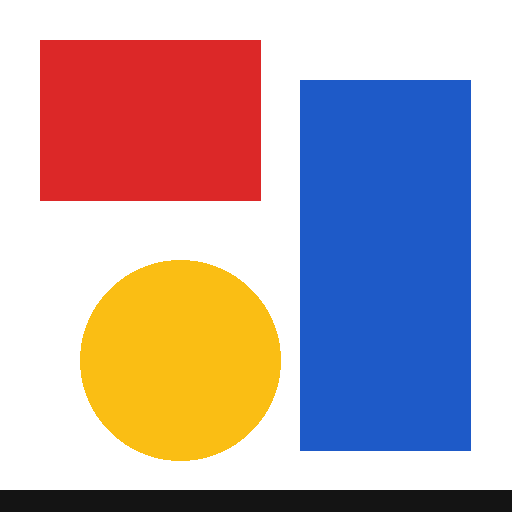
#> input picture samples/flat.png, 512 x 512 px; its folder holds only this picture in this run
$ python benchmark.py
#> lines starting #> are read from the running program, lines starting #| are printed output that depends on the picture
### huffman/image_io.py
"""Đọc/ghi ảnh bằng Pillow. Pillow chỉ dùng để lấy và ghi dãy byte pixel thô."""

from __future__ import annotations

from pathlib import Path

from PIL import Image

CHANNELS = {"L": 1, "RGB": 3, "RGBA": 4}
# Các chế độ chuyển sang RGBA mà không mất thông tin.
_LOSSLESS_TO_RGBA = {"P", "PA", "LA", "1"}


def load_image(path) -> tuple[str, int, int, bytes]:
    """Trả về (mode, width, height, pixels). Các kênh xen kẽ: R, G, B, R, G, B, ..."""
    with Image.open(path) as img:
        if getattr(img, "n_frames", 1) > 1:
            raise ValueError("Ảnh nhiều khung hình (ảnh động) chưa được hỗ trợ")
        if any(";16" in str(tile.args) for tile in img.tile):
            raise ValueError("Ảnh 16 bit/kênh chưa được hỗ trợ")
        if img.mode in _LOSSLESS_TO_RGBA:
            img = img.convert("RGBA")
        elif img.mode not in CHANNELS:
            raise ValueError(f"Chế độ ảnh {img.mode} chưa được hỗ trợ")
        return img.mode, img.width, img.height, img.tobytes()


# [5 lines left out: function save_image, not called in this run]

### huffman/codec.py
"""Ghép các phần: đọc ảnh -> (delta) -> Huffman -> file .huf, và chiều ngược lại."""

from __future__ import annotations

import math
import os
import time

from huffman.container import HEADER_SIZE, HufHeader, read_huf, write_huf
from huffman.core import build_codes, build_tree, count_frequencies, decode, encode
from huffman.delta import delta_decode, delta_encode
from huffman.image_io import CHANNELS, load_image, save_image


def _huffman_encode(data: bytes) -> tuple[list[int], dict[int, str], bytes, int]:
    """Đếm tần suất, dựng cây, sinh mã, mã hóa. Trả về (freqs, codes, payload, bit_length)."""
    freqs = count_frequencies(data)
    codes = build_codes(build_tree(freqs))
    payload, bit_length = encode(data, codes)
    return freqs, codes, payload, bit_length


# [20 lines left out: functions compress_file, decompress_file, not called in this run]


def _entropy(freqs: list[int], n: int) -> float:
    """Entropy Shannon H = -Σ p·log2(p), tính trên các tần suất khác 0 (bit/symbol)."""
    if n == 0:
        return 0.0
    return -sum(f / n * math.log2(f / n) for f in freqs if f)


def _describe(freqs: list[int], codes: dict[int, str], bit_length: int) -> tuple[float, float, int]:
    """Trả về (entropy, độ dài mã trung bình, kích thước file .huf)."""
    n = sum(freqs)
    avg = sum(f * len(codes[s]) for s, f in enumerate(freqs) if f) / n if n else 0.0
    return _entropy(freqs, n), avg, HEADER_SIZE + (bit_length + 7) // 8


def stats(input_path) -> dict:
    """Thống kê nén cho một ảnh, có và không có delta."""
    mode, width, height, pixels = load_image(input_path)
#> in load_image, img is the input picture: PIL image 512x512 RGB; mean R, G, B 185.1, 167.9, 174
    n = len(pixels)
    delta = delta_encode(pixels, width, CHANNELS[mode])

    t0 = time.perf_counter()
    freqs, codes, payload, bit_length = _huffman_encode(pixels)
    t1 = time.perf_counter()
    decode(payload, bit_length, build_tree(freqs))
    t2 = time.perf_counter()

    entropy, avg, huf = _describe(freqs, codes, bit_length)
    freqs_d, codes_d, _, bit_length_d = _huffman_encode(delta)
    entropy_d, avg_d, huf_d = _describe(freqs_d, codes_d, bit_length_d)
    return {
        "mode": mode,
        "width": width,
        "height": height,
        "raw_bytes": n,
        "file_bytes": os.path.getsize(input_path),
        "distinct_symbols": sum(1 for f in freqs if f),
        "entropy": entropy,
        "avg_code_length": avg,
        "huf_bytes": huf,
        "ratio": huf / n if n else 0.0,
        "entropy_delta": entropy_d,
        "avg_code_length_delta": avg_d,
        "huf_bytes_delta": huf_d,
        "ratio_delta": huf_d / n if n else 0.0,
        "encode_seconds": t1 - t0,
        "decode_seconds": t2 - t1,
    }

### huffman/delta.py
"""Biến đổi delta: thay mỗi byte bằng hiệu với cùng kênh của pixel bên trái.

Pixel kề nhau trong ảnh thường gần giống nhau, nên các hiệu tập trung quanh 0
và Huffman nén chúng tốt hơn. Phép biến đổi có phép ngược nên không mất dữ liệu.
"""


def _check(data: bytes, width: int, channels: int) -> int:
    stride = width * channels
    if stride <= 0 or len(data) % stride != 0:
        raise ValueError("Độ dài dữ liệu không là bội số của width * channels")
    return stride


def delta_encode(data: bytes, width: int, channels: int) -> bytes:
    """out[i] = (data[i] - data[i - channels]) mod 256; pixel đầu hàng giữ nguyên. Θ(N)."""
    stride = _check(data, width, channels)
    out = bytearray(data)
    for row in range(0, len(data), stride):
        for i in range(row + channels, row + stride):
            out[i] = (data[i] - data[i - channels]) & 0xFF
    return bytes(out)


# [8 lines left out: function delta_decode, not called in this run]

### huffman/core.py
"""Thuật toán Huffman làm việc trên dãy byte (không phụ thuộc vào ảnh)."""

from __future__ import annotations

import heapq
from itertools import chain
from dataclasses import dataclass


# _BYTE_BITS[b] là chuỗi 8 bit của byte b, ví dụ _BYTE_BITS[5] == "00000101".
_BYTE_BITS = [format(b, "08b") for b in range(256)]


@dataclass
class Node:
    """Một nút của cây Huffman. Lá có `symbol`, nút trong có `left`/`right`."""

    freq: int
    symbol: int | None = None
    left: Node | None = None
    right: Node | None = None


def count_frequencies(data: bytes) -> list[int]:
    """Đếm số lần xuất hiện của mỗi giá trị byte 0..255. Θ(N)."""
    freqs = [0] * 256
    for b in data:
        freqs[b] += 1
    return freqs


def build_tree(freqs: list[int]) -> Node | None:
    """Dựng cây Huffman bằng hàng đợi ưu tiên (heap). Θ(k log k).

    Lá được đưa vào heap theo thứ tự symbol tăng dần; `order` tăng dần giúp
    hai nút cùng tần suất luôn so sánh theo một thứ tự cố định, nên cùng một
    bảng tần suất luôn cho cùng một cây.
    """
    heap: list[tuple[int, int, Node]] = []
    order = 0
    for symbol, freq in enumerate(freqs):
        if freq > 0:
            heap.append((freq, order, Node(freq, symbol=symbol)))
            order += 1
    if not heap:
        return None
    heapq.heapify(heap)
    while len(heap) > 1:
        _, _, a = heapq.heappop(heap)
        _, _, b = heapq.heappop(heap)
        parent = Node(a.freq + b.freq, left=a, right=b)
        heapq.heappush(heap, (parent.freq, order, parent))
        order += 1
    return heap[0][2]


def build_codes(root: Node | None) -> dict[int, str]:
    """Duyệt cây để sinh mã: đi trái thêm '0', đi phải thêm '1'. Θ(tổng độ dài các mã)."""
    if root is None:
        return {}
    if root.symbol is not None:
        return {root.symbol: "0"}
    codes: dict[int, str] = {}
    stack: list[tuple[Node, str]] = [(root, "")]
    while stack:
        node, prefix = stack.pop()
        if node.symbol is not None:
            codes[node.symbol] = prefix
        else:
            stack.append((node.left, prefix + "0"))
            stack.append((node.right, prefix + "1"))
    return codes


def encode(data: bytes, codes: dict[int, str]) -> tuple[bytes, int]:
    """Thay mỗi byte bằng mã của nó. Trả về (payload, số bit thật).

    Byte cuối được đệm bit '0' bên phải cho đủ 8 bit. Θ(N · L̄).
    """
    bits = "".join(codes[b] for b in data)
    bit_length = len(bits)
    if bit_length == 0:
        return b"", 0
    padded = bits + "0" * (-bit_length % 8)
    return int(padded, 2).to_bytes(len(padded) // 8, "big"), bit_length


def decode(payload: bytes, bit_length: int, root: Node | None) -> bytes:
    """Đi từ gốc xuống theo từng bit, gặp lá thì ghi symbol và quay về gốc.

    Chỉ đọc `bit_length` bit đầu, bỏ qua bit đệm. Θ(N · L̄).
    """
    if root is None or bit_length == 0:
        return b""
    if root.symbol is not None:
        return bytes([root.symbol]) * bit_length
    # Duyệt từng byte qua bảng tra 8 bit, không tạo chuỗi bit lớn trong bộ nhớ.
    full, rest = divmod(bit_length, 8)
    tail = _BYTE_BITS[payload[full]][:rest] if rest else ""
    chunks = chain((_BYTE_BITS[byte] for byte in memoryview(payload)[:full]), (tail,))
    out = bytearray()
    node = root
    for chunk in chunks:
        for bit in chunk:
            node = node.left if bit == "0" else node.right
            if node.symbol is not None:
                out.append(node.symbol)
                node = root
    return bytes(out)

### scripts/benchmark.py
"""In bảng số liệu cho báo cáo: tỉ lệ nén trên ảnh mẫu và thời gian theo kích thước ảnh."""

from __future__ import annotations

import random
import sys
import tempfile
from pathlib import Path

ROOT = Path(__file__).resolve().parents[1]
sys.path.insert(0, str(ROOT))

from PIL import Image  # noqa: E402

from huffman.codec import stats  # noqa: E402

IMAGE_SUFFIXES = {".png", ".jpg", ".jpeg", ".bmp"}


def sample_table(samples_dir) -> str:
    rows = [
        "| Ảnh | Chế độ | N (byte) | k | H (bit) | L̄ (bit) | Tỉ lệ nén | Tỉ lệ nén + delta |",
        "|---|---|---|---|---|---|---|---|",
    ]
    for path in sorted(Path(samples_dir).iterdir()):
        if path.suffix.lower() not in IMAGE_SUFFIXES:
            continue
        s = stats(path)
#> in stats, `mode, width, height, pixels = load_image(input_path)`: mode = 'RGB'; width = 512
#> in stats, `n = len(pixels)`: n = 786432
#> in _check, `stride = width * channels`: stride = 1536
#> in stats, `freqs, codes, payload, bit_length = _huffman_encode(pixels)`: freqs = 256 values, max 360507 at index 255, min 0 at index 0, mean 3072; codes = 9 items; bit_length = 2056423
#> the loop in build_tree (call 2), `for symbol, freq in enumerate(freqs):` made 256 passes
#> freq on passes 1 to 12: 0, 0, 0, 0, 0, 0, 0, 0, 0, 0, 0, 0
#> the loop in build_tree (call 2), `while len(heap) > 1:` made 8 passes
#> in decode, `full, rest = divmod(bit_length, 8)`: full = 257052; rest = 7
#> in decode, `tail = _BYTE_BITS[payload[full]][:rest] if rest else ""`: tail = '1111111'
#> in _describe, `n = sum(freqs)`: n = 786432
#> in _describe, `avg = sum(f * len(codes[s]) for s, f in enumerate(freqs) if f) / n if ..`: avg = 2.61
#> in stats, `entropy, avg, huf = _describe(freqs, codes, bit_length)`: entropy = 2.58; avg = 2.61; huf = 258099
#> in stats, `freqs_d, codes_d, _, bit_length_d = _huffman_encode(delta)`: freqs_d = 256 values, max 780498 at index 0, min 0 at index 1, mean 3072; codes_d = 19 items; bit_length_d = 809049
#> in stats, `entropy_d, avg_d, huf_d = _describe(freqs_d, codes_d, bit_length_d)`: entropy_d = 0.0927; avg_d = 1.03; huf_d = 102178
#> s = 16 items
        rows.append(
            f"| {path.name} | {s['mode']} | {s['raw_bytes']} | {s['distinct_symbols']} "
            f"| {s['entropy']:.3f} | {s['avg_code_length']:.3f} "
            f"| {s['ratio']:.3f} | {s['ratio_delta']:.3f} |")
    return "\n".join(rows)


def timing_table(sizes: list[int]) -> str:
    rows = [
        "| Cạnh | N (byte) | Nén (giây) | Giải nén (giây) | Nén (µs/byte) | Giải nén (µs/byte) |",
        "|---|---|---|---|---|---|",
    ]
    rng = random.Random(7)
    with tempfile.TemporaryDirectory() as tmp:
        for side in sizes:
            path = Path(tmp) / f"noise_{side}.png"
            data = bytes(rng.randrange(256) for _ in range(side * side))
            Image.frombytes("L", (side, side), data).save(path)
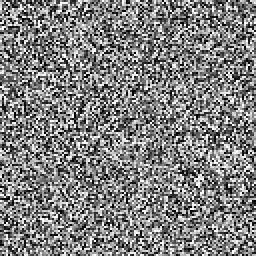
#> saved as noise_128.png: PIL image 128x128 L (shown 2 times larger); min 0, max 255, mean 127.7
            s = stats(path)
#> the loop in decode (call 2), `for chunk in chunks:` made 16384 passes
#> chunk on passes 1 to 3: '11011010', '11111001', '10100111'
#> s = 16 items
            n = s["raw_bytes"]
#> n = 16384
            rows.append(
                f"| {side} | {n} | {s['encode_seconds']:.3f} | {s['decode_seconds']:.3f} "
                f"| {s['encode_seconds'] / n * 1e6:.3f} | {s['decode_seconds'] / n * 1e6:.3f} |")
    return "\n".join(rows)


if __name__ == "__main__":
    print("## Tỉ lệ nén trên ảnh mẫu\n")
    print(sample_table(ROOT / "samples"))
    print("\n## Thời gian theo kích thước ảnh (ảnh nhiễu xám)\n")
    print(timing_table([128, 256, 512, 1024]))
